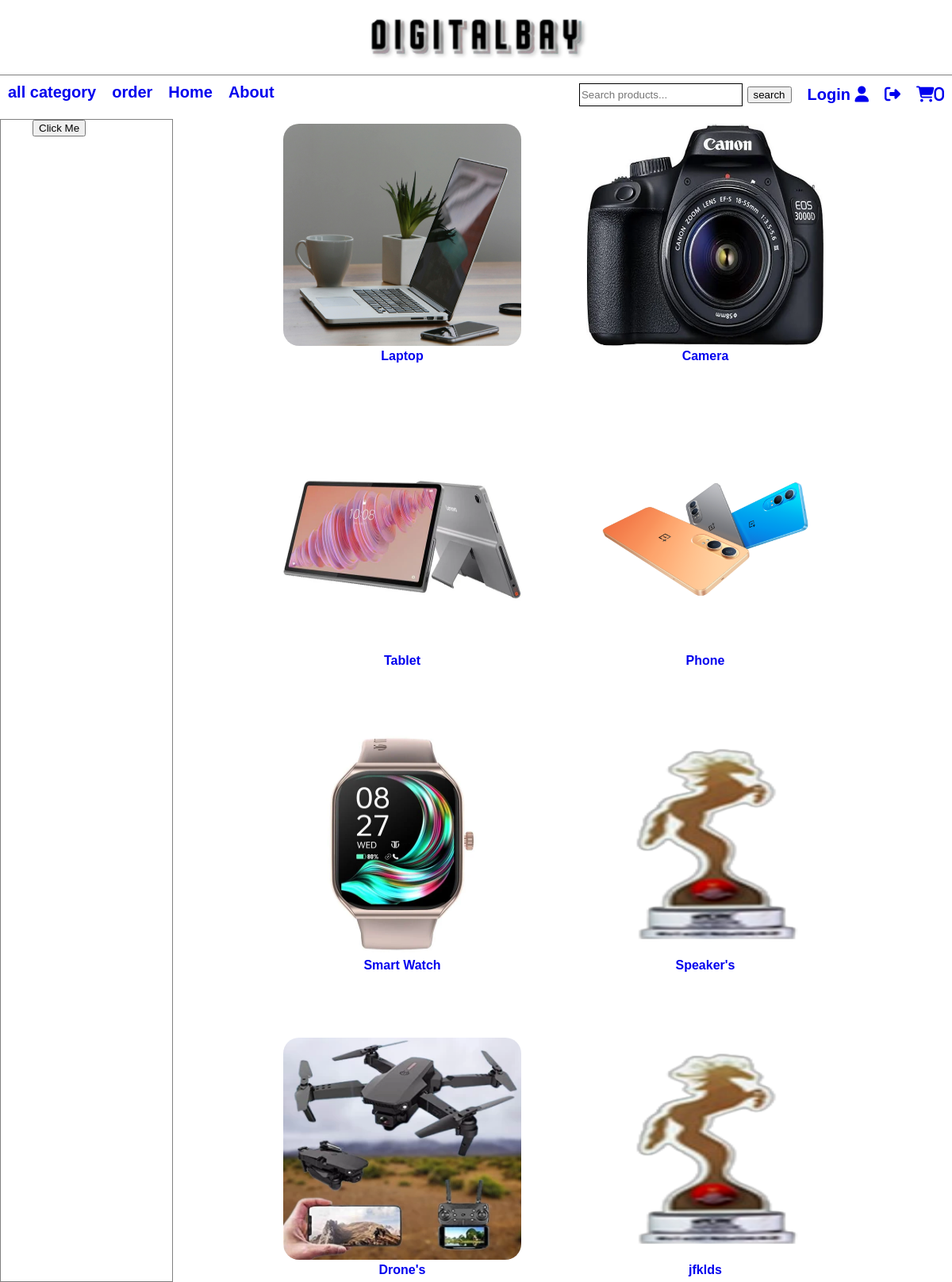
The app's page /, older data.
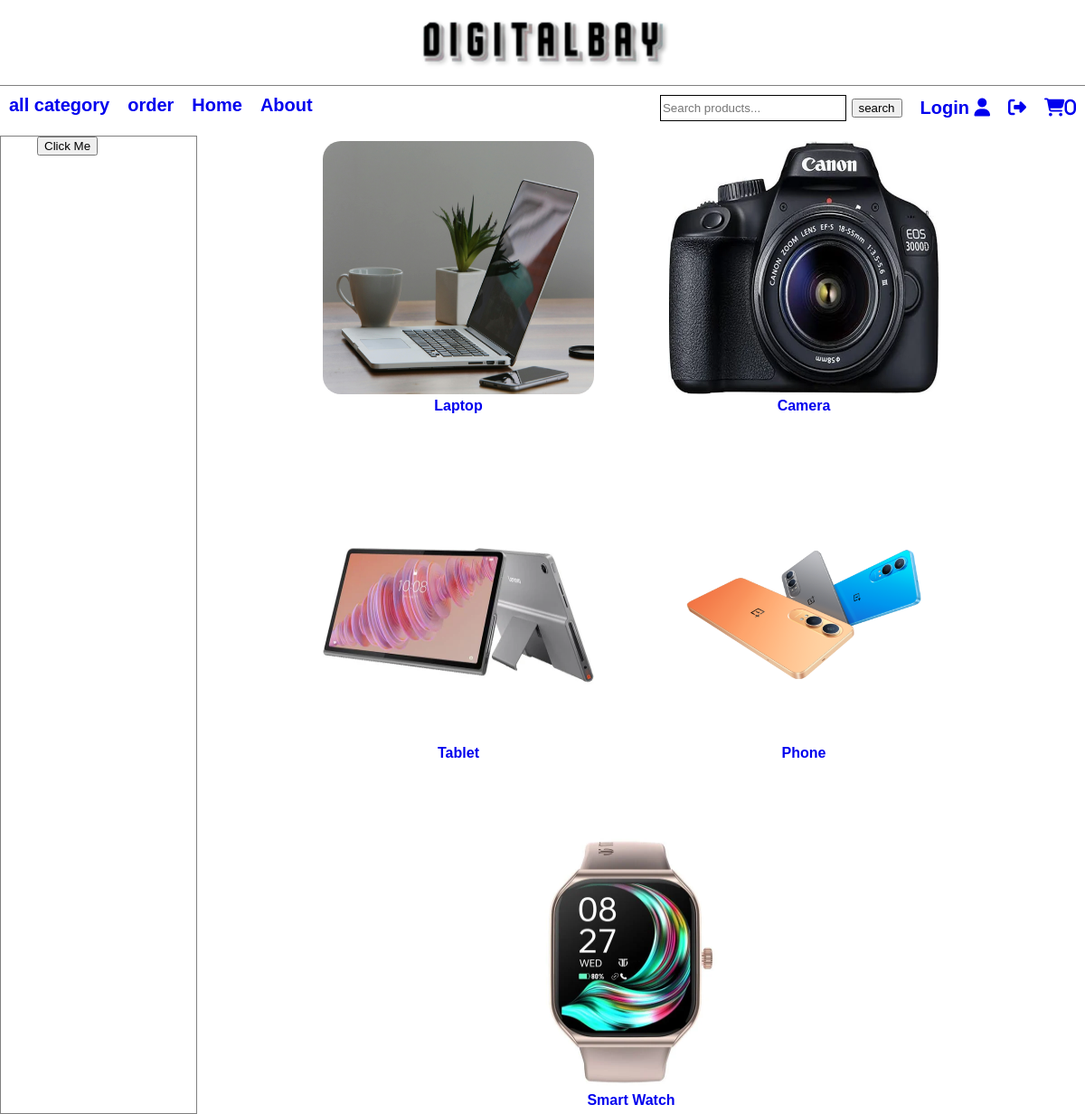
The same page, newer data.
### app/models.py (models this page shows)
class Category(models.Model):
    name = models.CharField(max_length=50)
    image = models.ImageField(upload_to='photos/',null=True)

### app/views.py (the view)
# urls.py: path('',homepage),
def homepage(request):
    categories = Category.objects.all()
    return render(request, 'homepage.html', {'categories':categories})

### app/context_processors.py (called while the page is built)
def cart_count(request):
    if request.user.is_authenticated:
        return {'cart_items_count': Cart.objects.filter(user=request.user).count()}
    return {'cart_items_count': 0}

### Template/homepage.html (shortened to what this page needs)
{% include 'navbar.html' %}
{% load static %}
<!DOCTYPE html>
<html lang="en">
<head>
    <link rel="stylesheet" href="{% static 'home.html'%}">
    <link rel="stylesheet" href="https://cdnjs.cloudflare.com/ajax/libs/font-awesome/6.7.2/css/all.min.css" />
</head>
<body>
    <div class="nav-margin">
        <div style="display: flex; width: 100%;" >
            <div class="filter-bar-left">
                <div style="width: 100%; margin-left: 40px; ">
                    <form action="">
                        <input type="button" value="Click Me" onclick="disp()"/>
                    </form>
                </div>
            </div>
            <div class="filter-bar-right">
                <div class="flex main-con">
                    {% for category in categories %}
                    <div>
                        <div class="container">
                            <a href="/pro_list/{{category.id}}">
                                <div class="image-container">
                                    {% if category.image %}
                                    <img src="{{ category.image.url }}" alt="{{ category.name }}">
                                    {% endif %}
                                </div>
                                <div><b>{{ category.name }}</b></div>
                            </a>
                        </div>
                    </div>
                    {% endfor %}
                </div>
            </div>
        </div>
    </div>
</body>
</html>

### Template/navbar.html (shortened to what this page needs)
{% load static %}
<!DOCTYPE html>
<html lang="en">
<head>
    <link rel="stylesheet" href="{% static 'home.css'%}">
    <link rel="stylesheet" href="https://cdnjs.cloudflare.com/ajax/libs/font-awesome/6.7.2/css/all.min.css" />
</head>
<body>
    <div class="nav-bar">
        <div class="t-nav">
            <div class="t-logo">
                <a href="/"><img src="{% static 'images/slogo.png' %}" /></a>
            </div>
        </div>
        <div class="b-nav flex justify-between">
            <div class="left-nav flex gap">
                <div class="l-item">
                    <a href="/">all category</a>
                </div>
                <div class="l-item">
                    <a href="/order_history/">order</a>
                </div>
                <div class="l-item">
                    <a href="/">Home</a>
                </div>
                <div class="l-item">
                    <a href="/">About</a>
                </div>
            </div>
            <div class="right-nav flex gap">
                <div class="r-item">
                    <form >
                        <input class="search-bar" type="text" name="search" placeholder="Search products...">
                        <button type="submit">search</button>
                    </form>
                </div>
                <div class="r-item">
                    {% if user.is_authenticated %}
                    <a href="/userprofile">
                        <i class="fa-solid fa-user" title="{{user.username}}"></i>
                        {{user.username}}
                    </a>
                    {% else %}
                    <a href="/userlogin"> Login
                    <i class="fa-solid fa-user"></i></a>
                    {% endif %}
                </div>
                <div class="r-item">
                    <a href="/userlogout/">
                    <i class="fa-solid fa-right-from-bracket"></i></a>
                </div>
                <div class="r-item">
                    <a href="/show_cart/">
                        <i class="fa-solid fa-cart-shopping">{{ cart_items_count }}</i>
                    </a>
                </div>
            </div>
        </div>
    </div>
</body>
</html>

### app/static/home.css (style rules this page uses)
body { margin: 0; padding: 0; font-family: Arial, Helvetica, sans-serif; }
.nav-bar { overflow: hidden; background-color: white; position: fixed; top: 0; width: 100%; z-index: 1; }
.nav-margin { margin-top: 150px; }
.flex { display: flex; flex-wrap: wrap; }
.justify-between { justify-content:space-between; }
.t-logo { display: flex; justify-content: center; border-bottom: 1px solid grey; }
.t-logo img { height: 90px; }
.gap { gap: 20px; }
.b-nav { margin: 10px; }
.l-item { font-size: 20px; font-weight: bold; }
.r-item { font-size: 20px; font-weight: bold; align-content: center; }
a { text-decoration: none; }
.search-bar { width: 200px; height: 25px; border: 1px solid black; outline: none; }
.container { height: auto; width: 300px; margin: 6px; padding: 0px; border-radius: 30px; text-align: center; position: relative; }
.main-con { height: auto; margin: 0 auto; display: flex; flex-wrap: wrap; justify-content: center; gap: 70px; }
.image-container img { width: 300px; height: 280px; border-radius: 20px; }
.filter-bar-left { width: 18%; border: 1px solid gray; }
.filter-bar-right { width: 80%; }

Row changes from the older to the newer data that the page shows:
removed Category: image (picture), name "Speaker's"
removed Category: image (picture), name "Drone's"
removed Category: image (picture), name "jfklds"
